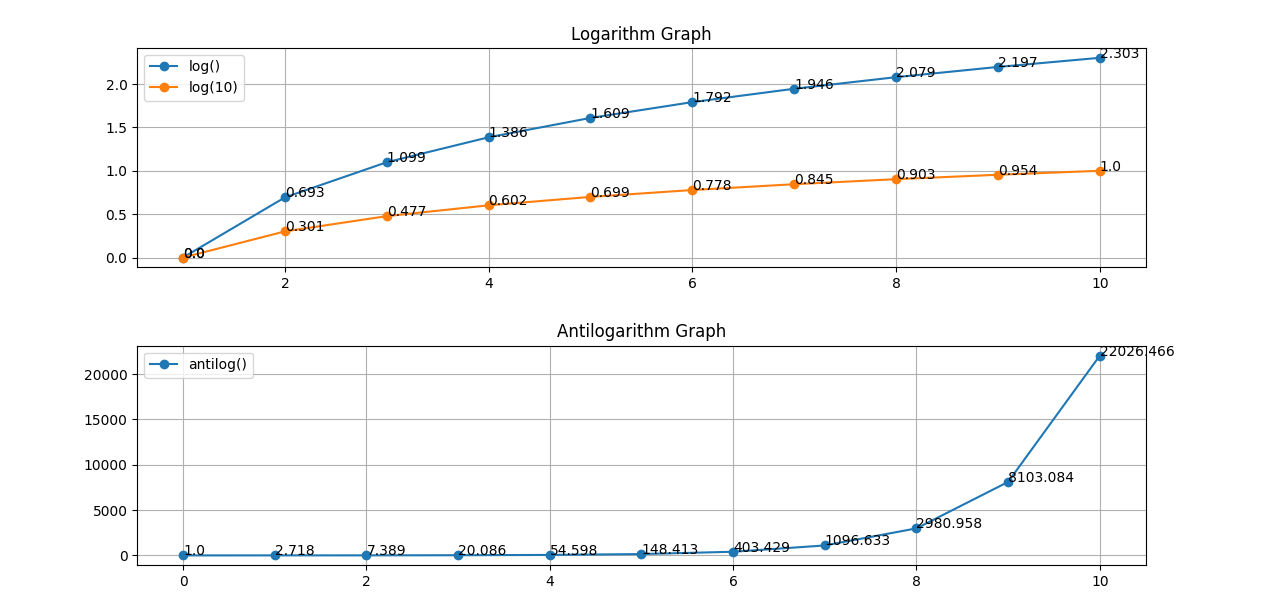

Write the Python code that produced this figure.
import numpy
import matplotlib.pyplot


class LogAntilogGraphs:
    def __init__(self):
        self.plot_val_x = range(0, 11)
        ## Ignore the divide by zero error
        numpy.seterr(divide="ignore")

    def Log(self):
        matplotlib.pyplot.subplot(2, 1, 1)
        matplotlib.pyplot.title("Logarithm Graph")

        ## Natural Logarithm
        ## Calculate & Plot the values
        plot_val_y = numpy.log(self.plot_val_x)
        matplotlib.pyplot.plot(self.plot_val_x, plot_val_y, marker="o", label="log()")
        ## Print x, y values
        for a, b in zip(self.plot_val_x, plot_val_y):
            matplotlib.pyplot.text(a, b, str(round(b, 3)))

        ## Common Logarithm
        ## Calculate & Plot the values
        plot_val_y = numpy.log10(self.plot_val_x)
        matplotlib.pyplot.plot(self.plot_val_x, plot_val_y, marker="o", label="log(10)")
        ## Print x, y values
        for a, b in zip(self.plot_val_x, plot_val_y):
            matplotlib.pyplot.text(a, b, str(round(b, 3)))

        ## Show legend and grid
        matplotlib.pyplot.legend()
        matplotlib.pyplot.grid()

    def Antilog(self):
        matplotlib.pyplot.subplot(2, 1, 2)
        matplotlib.pyplot.title("Antilogarithm Graph")

        ## Calculate & Plot the values
        plot_val_y = numpy.exp(self.plot_val_x)
        matplotlib.pyplot.plot(
            self.plot_val_x, plot_val_y, marker="o", label="antilog()"
        )
        ## Print x, y values
        for a, b in zip(self.plot_val_x, plot_val_y):
            matplotlib.pyplot.text(a, b, str(round(b, 3)))

        ## Show legend and grid
        matplotlib.pyplot.legend()
        matplotlib.pyplot.grid()

    def main(self):
        try:
            self.Log()
            self.Antilog()
            ## tight_layout() adjusts the padding between and around subplots
            matplotlib.pyplot.tight_layout()
            matplotlib.pyplot.show()
            ## matplotlib.pyplot.savefig('Log and Antilog Graphs.png')
        except Exception as e:
            print(e)


if __name__ == "__main__":
    LogAntilogGraphs().main()
